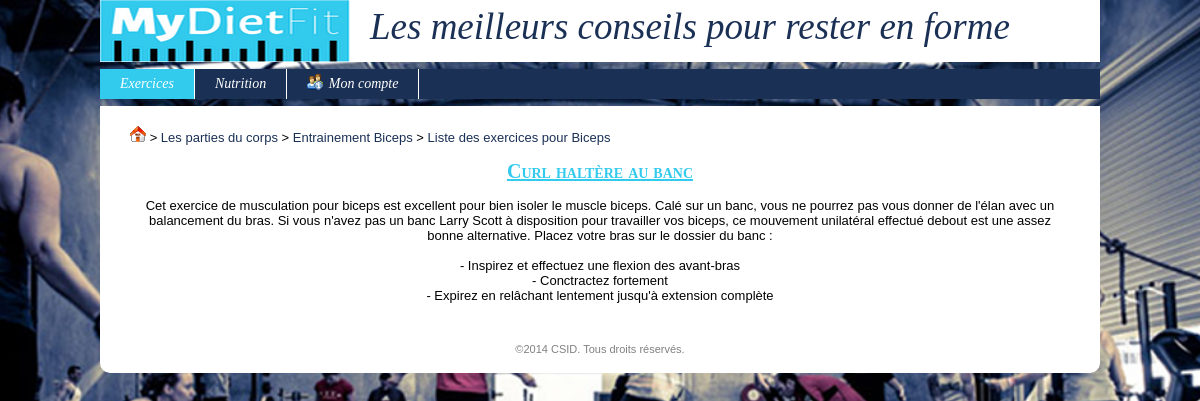
The app's page /index.php?uc=exercice&action=v_exercice&idExercice=4 with its own data.
### tables this page shows
CREATE TABLE IF NOT EXISTS `partiecorps` (
  `idPartieCorps` int(11) unsigned NOT NULL AUTO_INCREMENT,
  `libelle` varchar(45) NOT NULL DEFAULT '',
  `descEx` varchar(1000) NOT NULL DEFAULT '',
  `descPgrm` varchar(1000) NOT NULL DEFAULT '',
  PRIMARY KEY (`idPartieCorps`)
);

CREATE TABLE IF NOT EXISTS `ficheexercice` (
  `idFicheExercice` int(11) unsigned NOT NULL AUTO_INCREMENT,
  `titre` varchar(45) DEFAULT NULL,
  `resume` varchar(1000) DEFAULT NULL,
  `description` varchar(5000) NOT NULL DEFAULT '',
  `dateAjout` datetime NOT NULL DEFAULT '0000-00-00 00:00:00',
  `idPartieCorps` int(10) unsigned DEFAULT NULL,
  `video` varchar(1000) NOT NULL DEFAULT '',
  `image1` varchar(100) NOT NULL DEFAULT '',
  `image2` varchar(100) NOT NULL DEFAULT '',
  `image3` varchar(100) NOT NULL DEFAULT '',
  `imageResume` varchar(100) NOT NULL DEFAULT '',
  PRIMARY KEY (`idFicheExercice`),
  KEY `FK_ficheexercice_1` (`idPartieCorps`)
);

### modules/fonctions/php/generale.inc.php (called while the page is built, shortened)
<?php
function connexion()
{
	global $_CONFIG;
	$hote = $_CONFIG['DB_ServerHost'];
	$login = $_CONFIG['DB_Username'];
	$mdp = $_CONFIG['DB_Password'];
	$bd = $_CONFIG['DB_Database'];
	$connexion = @mysql_connect($hote, $login, $mdp) or die("<u>Erreur SQL (Connexion au serveur impossible)</u>: ".mysql_error()." <br>");
	return $connexion;
}
function getRequest($nomChamp, $elseValue = null)
{
	return (isset($_REQUEST[$nomChamp]) && $_REQUEST[$nomChamp]) ? $_REQUEST[$nomChamp] : $elseValue;
}
function getMySqlString($champ, $elseValue = null, $noCote = 0)
{
	$cote = ($noCote) ? null : "'";
	if(isset($champ) && $champ) $result = $cote.mysql_real_escape_string($champ, connexion()).$cote;
	else if(is_null($champ) || $champ == "") $result = "NULL";
	else $result = $cote.mysql_real_escape_string($elseValue, connexion()).$cote;
	return $result;
}
?>

### config.inc.php (called while the page is built, shortened)
<?php
$_CONFIG = array
(
	"DB_ServerHost" => "localhost",
	"DB_Username" => "root",
    "DB_Password" => "",
    "DB_Database" => "mydietfit_bdd",
    "DIR_Control" => "controleurs/",
    "DIR_View" => "vues/",
    "DIR_Model" => "modules/fonctions/php/",
    "DIR_Dynamic" => "modules/fonctions/js/",
    "DIR_XML" => "modules/fonctions/xml/",
    "DIR_Plugin" => "modules/plugins/",
    "DIR_CSS" => "modules/themes/",
    "DIR_Attachment" => "ressources/documents/",
    "DIR_Image" => "ressources/images/",
	"EML_Envoi" => false,
	"EML_ServerSMTP" => "",
	"EML_PortSMTP" => "",
);
?>

### modules/fonctions/php/identification.inc.php (called while the page is built, shortened)
<?php
function estConnecte($idUtilisateur = null, $login = null)
{
	$result = isset($_SESSION['idUtilisateur']) && !empty($_SESSION['idUtilisateur']);
	return $result;
}
?>

### modules/fonctions/php/exercices.inc.php (called while the page is built, shortened)
<?php
function getUnExercice($idExercice)
{
	$req = "SELECT * FROM ficheexercice where idFicheExercice = ".getMySqlString($idExercice);
	$conx = connexion();
	$res = mysql_query($req, $conx) or die ("<u>Erreur SQL (getUnExercice)</u>: ".mysql_error()." <br>");
	$unExercice = mysql_fetch_assoc($res);
	return $unExercice;
}
?>

### modules/fonctions/php/partieCorps.inc.php (called while the page is built, shortened)
<?php
function getUnePartieCorps($idPartieCorps)
{
	$req = "SELECT * FROM partiecorps where idPartieCorps = ".getMySqlString($idPartieCorps);
	$conx = connexion();
	$res = mysql_query($req, $conx) or die ("<u>Erreur SQL (getUnePartieCorps)</u>: ".mysql_error()." <br>");
	$unePartieCorps = mysql_fetch_assoc($res);
	return $unePartieCorps;
}
?>

### vues/v_menu.php (the view, shortened to what this page needs)
	<div id="menu">
		<ul>
			<li <?php if($uc == "exercice") echo "style='background:#32CAED'";?>> <a href="index.php?uc=exercice&action=lstExercice"> Exercices </a>
			</li>
			<li <?php if($uc == "nutrition") echo "style='background:#32CAED'";?>> <a href="index.php?uc=nutrition&action=lstNutrition"> Nutrition </a>
			</li>
			<li> <a href="index.php?uc=identif&action=frmConnexion"><img src="<?php echo $_CONFIG['DIR_Image']; ?>menuUserInfo.png"> <?php if(estConnecte()) echo $_SESSION['login']; else echo "Mon compte"; ?> </a>
			</li>
		</ul>
	</div>
</div>
<div id="content">

### vues/v_filAriane.php (shortened to what this page needs)
<?php
$home = "<a href='index.php?uc=identif&action=index'><img src='$_CONFIG[DIR_Image]home.gif'></a>";
$niveau1 = "<a href='index.php?uc=exercice&action=lstExercice'>Les parties du corps</a>";
echo "<div style='text-align:justify'>";
if($action == "v_exercice") {
	$idExercice = getRequest('idExercice');
	$unExercice = getUnExercice($idExercice);
	$idPartieCorps = $unExercice['idPartieCorps'];
	$unePartieCorps = getUnePartieCorps($idPartieCorps);
	$libelle = $unePartieCorps['libelle'];
	$niveau2 = "<a href='index.php?uc=exercice&action=entrainement&idPartieCorps=$idPartieCorps'>Entrainement $libelle</a>";
	$lstEx = "<a href='index.php?uc=exercice&action=lstEx&idPartieCorps=$idPartieCorps'>Liste des exercices pour $libelle</a>";
	echo $home." > ".$niveau1." > ".$niveau2." > ".$lstEx;
}
echo "</div><br>";
?>

### vues/v_headTitre.php
<h2> <?php echo $titre; ?> </h2> <br>

### vues/exercices/v_exercice.php (shortened to what this page needs)
<div>
<?php echo $unExercice['description'] ?>
</div>

### records on screen
partiecorps: libelle "Biceps"
ficheexercice: titre "Curl haltère au banc", description "Cet exercice de musculation pour biceps est excellent pour bien isoler le muscle biceps. Calé sur un banc, vous ne pourrez pas vous donner de l'élan avec un balancement du bras. Si vous n'avez pas un banc Larry Scott à disposition pour travailler vos biceps, ce mouvement unilatéral effectué debout est une assez bonne alternative. Placez votre bras sur le dossier du banc : - Inspirez et effectuez une flexion des avant-bras - Conctractez fortement - Expirez en relâchant lentement jusqu'à extension complète"
